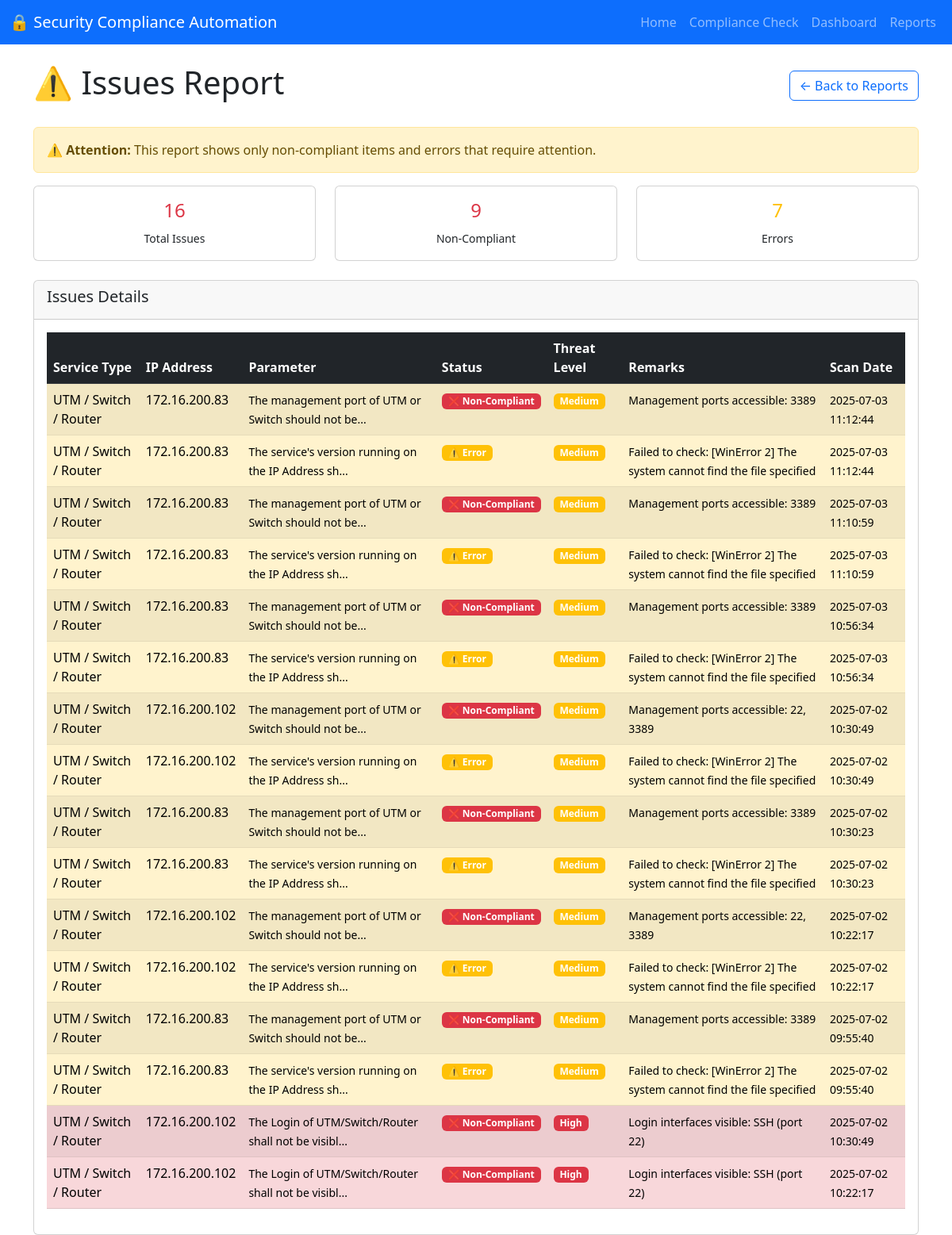
The app's page /reports/quick/issues with its own data.
### tables this page shows
CREATE TABLE compliance_results
                     (id INTEGER PRIMARY KEY AUTOINCREMENT,
                      scan_date TIMESTAMP,
                      service_type TEXT,
                      ip_address TEXT,
                      domain TEXT,
                      sr_no INTEGER,
                      parameter TEXT,
                      compliance_status TEXT,
                      threat_level TEXT,
                      remarks TEXT,
                      command_used TEXT,
                      hostname TEXT,
                      target_type TEXT, scan_session_uid TEXT);

### app.py (the view, shortened to what this page needs)
@app.route('/reports/quick/<report_type>')
def quick_report(report_type):
    try:
        conn = sqlite3.connect('compliance_results.db')
        if report_type == 'summary':
            summary_query = """
                SELECT
                    COUNT(DISTINCT ip_address || service_type || DATE(scan_date)) as total_scans,
                    COUNT(DISTINCT ip_address) as unique_ips,
                    COUNT(DISTINCT service_type) as services_count,
                    SUM(CASE WHEN compliance_status = 'Yes' THEN 1 ELSE 0 END) as compliant_count,
                    SUM(CASE WHEN compliance_status = 'No' THEN 1 ELSE 0 END) as non_compliant_count,
                    SUM(CASE WHEN compliance_status = 'Error' THEN 1 ELSE 0 END) as error_count
                FROM compliance_results
            """
            summary = conn.execute(summary_query).fetchone()
            recent_query = "SELECT * FROM compliance_results ORDER BY scan_date DESC LIMIT 50"
            recent_data = pd.read_sql_query(recent_query, conn)
            conn.close()
            return render_template('quick_summary.html',
                                 summary=summary,
                                 recent_data=recent_data.to_dict('records'))
        elif report_type == 'issues':
            issues_query = """
                SELECT * FROM compliance_results
                WHERE compliance_status IN ('No', 'Error')
                ORDER BY threat_level DESC, scan_date DESC
            """
            issues_data = pd.read_sql_query(issues_query, conn)
            conn.close()
            return render_template('quick_issues.html',
                                 issues_data=issues_data.to_dict('records'))
        else:
            flash('Invalid report type.', 'error')
            return redirect(url_for('reports'))
    except Exception as e:
        flash(f'Error generating quick report: {str(e)}', 'error')
        return redirect(url_for('reports'))

### templates/quick_issues.html (shortened to what this page needs)
<!DOCTYPE html>
<html lang="en">
<head>
    <link href="https://cdn.jsdelivr.net/npm/bootstrap@5.3.0/dist/css/bootstrap.min.css" rel="stylesheet">
</head>
<body>
<nav class="navbar navbar-expand-lg navbar-dark bg-primary">
  <div class="container-fluid">
    <a class="navbar-brand" href="/">🔒 Security Compliance Automation</a>
    <div class="collapse navbar-collapse" id="navbarNav">
      <ul class="navbar-nav ms-auto">
        <li class="nav-item">
          <a class="nav-link" href="/">Home</a>
        </li>
        <li class="nav-item">
          <a class="nav-link" href="/compliance">Compliance Check</a>
        </li>
        <li class="nav-item">
          <a class="nav-link" href="/dashboard">Dashboard</a>
        </li>
        <li class="nav-item">
          <a class="nav-link" href="/reports">Reports</a>
        </li>
      </ul>
    </div>
  </div>
</nav>
<div class="container mt-4">
    <div class="d-flex justify-content-between align-items-center mb-4">
        <h1>⚠️ Issues Report</h1>
        <a href="/reports" class="btn btn-outline-primary">← Back to Reports</a>
    </div>
    <div class="alert alert-warning">
        <strong>⚠️ Attention:</strong> This report shows only non-compliant items and errors that require attention.
    </div>
    <div class="row mb-4">
        <div class="col-md-4">
            <div class="card text-center">
                <div class="card-body">
                    <h4 class="text-danger">{{ issues_data|length }}</h4>
                    <small>Total Issues</small>
                </div>
            </div>
        </div>
        <div class="col-md-4">
            <div class="card text-center">
                <div class="card-body">
                    <h4 class="text-danger">{{ issues_data|selectattr('compliance_status', 'equalto', 'No')|list|length }}</h4>
                    <small>Non-Compliant</small>
                </div>
            </div>
        </div>
        <div class="col-md-4">
            <div class="card text-center">
                <div class="card-body">
                    <h4 class="text-warning">{{ issues_data|selectattr('compliance_status', 'equalto', 'Error')|list|length }}</h4>
                    <small>Errors</small>
                </div>
            </div>
        </div>
    </div>
    <div class="card">
        <div class="card-header">
            <h5>Issues Details</h5>
        </div>
        <div class="card-body">
            {% if issues_data %}
            <div class="table-responsive">
                <table class="table table-striped table-hover">
                    <thead class="table-dark">
                        <tr>
                            <th>Service Type</th>
                            <th>IP Address</th>
                            <th>Parameter</th>
                            <th>Status</th>
                            <th>Threat Level</th>
                            <th>Remarks</th>
                            <th>Scan Date</th>
                        </tr>
                    </thead>
                    <tbody>
                        {% for item in issues_data %}
                        <tr class="{{ 'table-danger' if item.threat_level == 'High' else 'table-warning' if item.threat_level == 'Medium' else 'table-info' }}">
                            <td>{{ item.service_type }}</td>
                            <td>{{ item.ip_address }}</td>
                            <td>
                                <small>{{ item.parameter[:50] }}{% if item.parameter|length > 50 %}...{% endif %}</small>
                            </td>
                            <td>
                                {% if item.compliance_status == 'No' %}
                                <span class="badge bg-danger">❌ Non-Compliant</span>
                                {% elif item.compliance_status == 'Error' %}
                                <span class="badge bg-warning">⚠️ Error</span>
                                {% else %}
                                <span class="badge bg-secondary">{{ item.compliance_status }}</span>
                                {% endif %}
                            </td>
                            <td>
                                <span class="badge bg-{{ 'danger' if item.threat_level == 'High' else 'warning' if item.threat_level == 'Medium' else 'info' if item.threat_level == 'Low' else 'secondary' }}">
                                    {{ item.threat_level }}
                                </span>
                            </td>
                            <td>
                                <small>{{ item.remarks[:80] }}{% if item.remarks|length > 80 %}...{% endif %}</small>
                            </td>
                            <td>
                                <small>{{ item.scan_date }}</small>
                            </td>
                        </tr>
                        {% endfor %}
                    </tbody>
                </table>
            </div>
            {% else %}
            <div class="text-center py-5">
                <h3>🎉 No Issues Found!</h3>
                <p class="text-muted">All compliance checks are passing. Great job!</p>
            </div>
            {% endif %}
        </div>
    </div>
</div>
</body>
</html>

### records on screen
compliance_results: service_type "UTM / Switch / Router", ip_address "172.16.200.83", parameter "The management port of UTM or Switch should not be", compliance_status "❌ Non-Compliant", threat_level "Medium", remarks "Management ports accessible: 3389", scan_date "2025-07-03 11:12:44"
compliance_results: service_type "UTM / Switch / Router", ip_address "172.16.200.83", parameter "The service's version running on the IP Address sh", compliance_status "⚠️ Error", threat_level "Medium", remarks "Failed to check: [WinError 2] The system cannot find the file specified", scan_date "2025-07-03 11:12:44"
compliance_results: service_type "UTM / Switch / Router", ip_address "172.16.200.83", parameter "The management port of UTM or Switch should not be", compliance_status "❌ Non-Compliant", threat_level "Medium", remarks "Management ports accessible: 3389", scan_date "2025-07-03 11:10:59"
compliance_results: service_type "UTM / Switch / Router", ip_address "172.16.200.83", parameter "The service's version running on the IP Address sh", compliance_status "⚠️ Error", threat_level "Medium", remarks "Failed to check: [WinError 2] The system cannot find the file specified", scan_date "2025-07-03 11:10:59"
compliance_results: service_type "UTM / Switch / Router", ip_address "172.16.200.83", parameter "The management port of UTM or Switch should not be", compliance_status "❌ Non-Compliant", threat_level "Medium", remarks "Management ports accessible: 3389", scan_date "2025-07-03 10:56:34"
compliance_results: service_type "UTM / Switch / Router", ip_address "172.16.200.83", parameter "The service's version running on the IP Address sh", compliance_status "⚠️ Error", threat_level "Medium", remarks "Failed to check: [WinError 2] The system cannot find the file specified", scan_date "2025-07-03 10:56:34"
compliance_results: service_type "UTM / Switch / Router", ip_address "172.16.200.102", parameter "The management port of UTM or Switch should not be", compliance_status "❌ Non-Compliant", threat_level "Medium", remarks "Management ports accessible: 22, 3389", scan_date "2025-07-02 10:30:49"
compliance_results: service_type "UTM / Switch / Router", ip_address "172.16.200.102", parameter "The service's version running on the IP Address sh", compliance_status "⚠️ Error", threat_level "Medium", remarks "Failed to check: [WinError 2] The system cannot find the file specified", scan_date "2025-07-02 10:30:49"
compliance_results: service_type "UTM / Switch / Router", ip_address "172.16.200.83", parameter "The management port of UTM or Switch should not be", compliance_status "❌ Non-Compliant", threat_level "Medium", remarks "Management ports accessible: 3389", scan_date "2025-07-02 10:30:23"
compliance_results: service_type "UTM / Switch / Router", ip_address "172.16.200.83", parameter "The service's version running on the IP Address sh", compliance_status "⚠️ Error", threat_level "Medium", remarks "Failed to check: [WinError 2] The system cannot find the file specified", scan_date "2025-07-02 10:30:23"
compliance_results: service_type "UTM / Switch / Router", ip_address "172.16.200.102", parameter "The management port of UTM or Switch should not be", compliance_status "❌ Non-Compliant", threat_level "Medium", remarks "Management ports accessible: 22, 3389", scan_date "2025-07-02 10:22:17"
compliance_results: service_type "UTM / Switch / Router", ip_address "172.16.200.102", parameter "The service's version running on the IP Address sh", compliance_status "⚠️ Error", threat_level "Medium", remarks "Failed to check: [WinError 2] The system cannot find the file specified", scan_date "2025-07-02 10:22:17"
compliance_results: service_type "UTM / Switch / Router", ip_address "172.16.200.83", parameter "The management port of UTM or Switch should not be", compliance_status "❌ Non-Compliant", threat_level "Medium", remarks "Management ports accessible: 3389", scan_date "2025-07-02 09:55:40"
compliance_results: service_type "UTM / Switch / Router", ip_address "172.16.200.83", parameter "The service's version running on the IP Address sh", compliance_status "⚠️ Error", threat_level "Medium", remarks "Failed to check: [WinError 2] The system cannot find the file specified", scan_date "2025-07-02 09:55:40"
compliance_results: service_type "UTM / Switch / Router", ip_address "172.16.200.102", parameter "The Login of UTM/Switch/Router shall not be visibl", compliance_status "❌ Non-Compliant", threat_level "High", remarks "Login interfaces visible: SSH (port 22)", scan_date "2025-07-02 10:30:49"
compliance_results: service_type "UTM / Switch / Router", ip_address "172.16.200.102", parameter "The Login of UTM/Switch/Router shall not be visibl", compliance_status "❌ Non-Compliant", threat_level "High", remarks "Login interfaces visible: SSH (port 22)", scan_date "2025-07-02 10:22:17"

### other values on screen
{{ issues_data|length }} "16"
